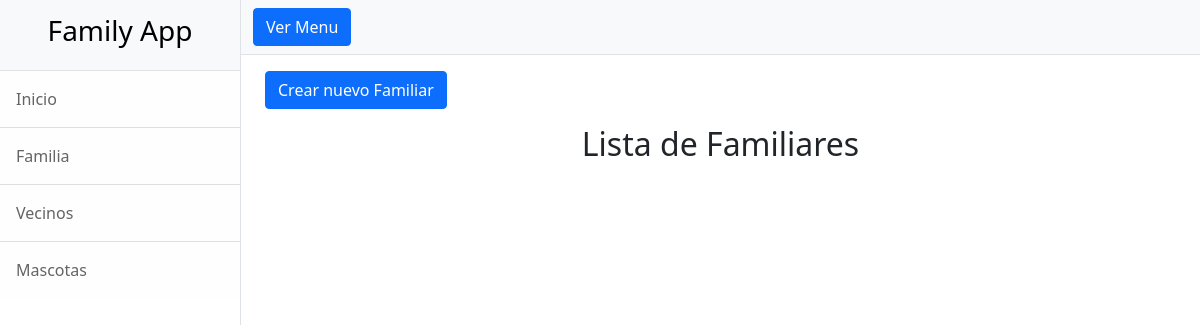
/familiar_app/familiars, run on an earlier commit of the app's database.
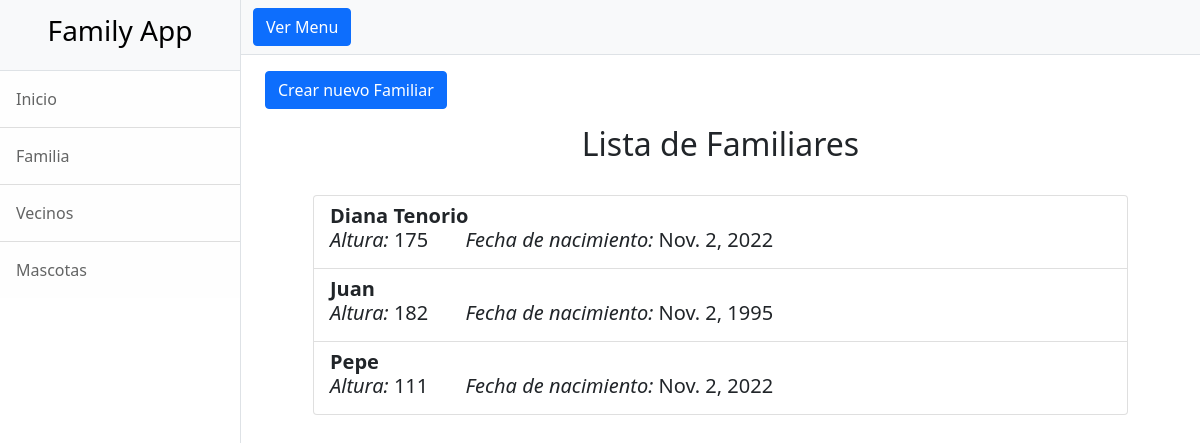
And on a later commit of the database.
### familiar_app/models.py (models this page shows, shortened)
class Familiar(models.Model):
    nombre = models.CharField(max_length = 80)
    altura = models.IntegerField()
    fecha_nacimiento = models.DateField()

### familiar_app/views.py (the view)
# urls.py: path("familiars", views.familiars, name="familiar-list"),
def familiars(request):
    familiar = Familiar.objects.all()
    familiars = {"familiars": familiar}
    return render(
        request=request,
        context=familiars,
        template_name="familiar_app/familiar-list.html",
    )

### familiar_app/templates/familiar_app/familiar-list.html (shortened to what this page needs)
{% extends "home_app/index.html" %}
{% load static %}
{% block family_app_content %}
<a class="btn btn-primary float-right" href="{% url 'familiar_app:familiar-add' %}">Crear nuevo Familiar</a>
<br>
<div class="pt-3 text-center">
    <h2>Lista de Familiares</h2>
</div>
<br>
<div class="px-5">
    <ul class="list-group">
        {% for familiar in familiars %}
        <li class="list-group-item">
            <p class="h5"> <b>{{ familiar.nombre }}</b> <br>
                <i>Altura:</i> {{ familiar.altura }}
                <i>Fecha de nacimiento: </i>{{ familiar.fecha_nacimiento }}
            </p>
        </li>
        {% endfor %}
    </ul>
</div>
{% endblock %}

### home_app/templates/home_app/index.html (shortened to what this page needs)
<!DOCTYPE html>
<html lang="en">
    <head>
        {% load static %}
        <link href="{% static 'home_app/css/template.css' %}" rel="stylesheet" />
    </head>
    <body>
        <div class="d-flex" id="wrapper">
            <div class="border-end bg-white" id="sidebar-wrapper">
                <div class="sidebar-heading border-bottom bg-light">
                    <a href="{% url 'home_app:home' %}" class="text-decoration-none text-black text-center">
                        <h3>Family App</h3>
                    </a>
                </div>
                <div class="list-group list-group-flush">
                    <a class="list-group-item list-group-item-action list-group-item-light p-3" href="{% url 'home_app:home' %}">Inicio</a>
                    <a class="list-group-item list-group-item-action list-group-item-light p-3" href="#!">Familia</a>
                    <a class="list-group-item list-group-item-action list-group-item-light p-3" href="#!">Vecinos</a>
                    <a class="list-group-item list-group-item-action list-group-item-light p-3" href="#!">Mascotas</a>
                </div>
            </div>
            <div id="page-content-wrapper">
                <nav class="navbar navbar-expand-lg navbar-light bg-light border-bottom">
                    <div class="container-fluid">
                        <button class="btn btn-primary" id="sidebarToggle">Ver Menu</button>
                    </div>
                </nav>
                <div class="container-fluid">
                    <div class="container-fluid py-3">
                        {% block family_app_content %}
                        {% endblock %}
                    </div>
                </div>
            </div>
        </div>
    </body>
</html>

What changed in the data, as far as the page shows it:
added Familiar: nombre "Diana Tenorio", altura "175", fecha_nacimiento "Nov. 2, 2022"
added Familiar: nombre "Juan", altura "182", fecha_nacimiento "Nov. 2, 1995"
added Familiar: nombre "Pepe", altura "111", fecha_nacimiento "Nov. 2, 2022"
